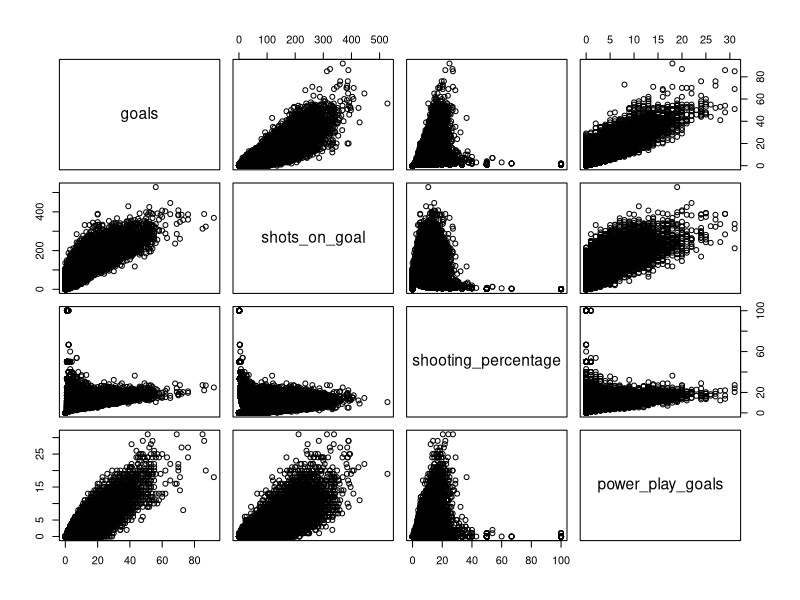
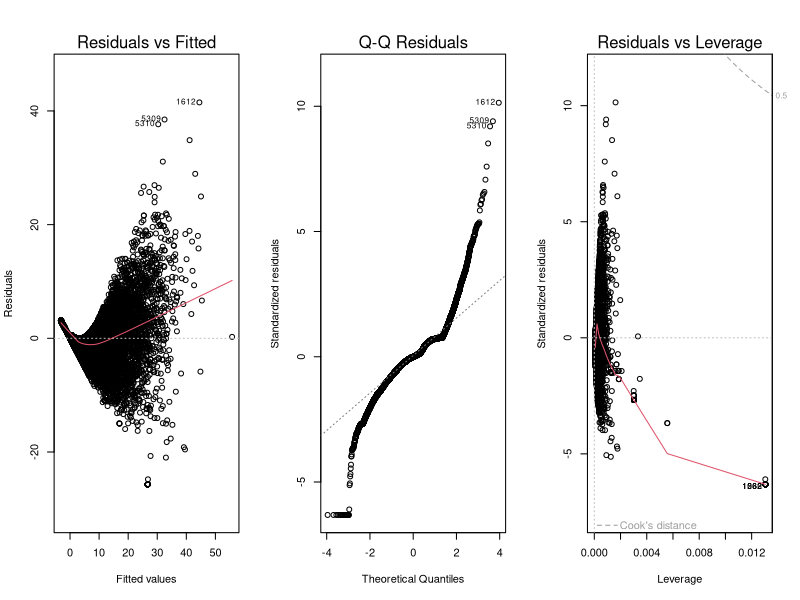
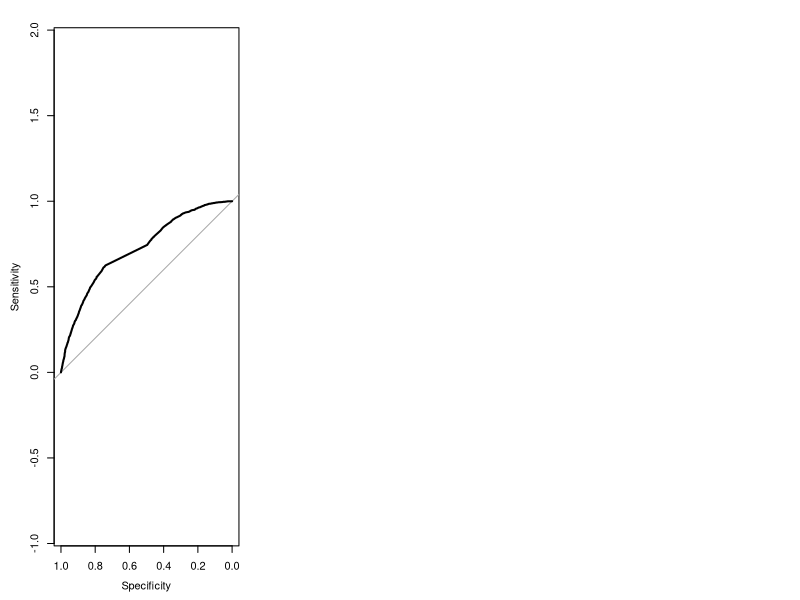

These charts were generated, in order, by the following R code:
## ---- chunk 1
library(tidyverse)
library(magrittr)
library(data.table) # Pre %like% operátor
library(caret) # Pre confusionMatrix
library(pROC)

## ---- chunk 2
getwd()
setwd("/Users/danielcok/xcok/4.semester/OZNAL/Zadanie") # 
data <- read_delim("NHL_Players_Statistics.csv", col_names = TRUE, num_threads = 4, delim = ';');
data
view(data)
## ---- chunk 3
colnames(data) # Pôvodné mená stĺpcov

new_colnames <- c("player_name", "date_of_birth", "season_year", "season", "team", "games_played", "goals", "assists", "points", "plus_minus_ratings", "penalty_minutes",
                "shots_on_goal", "shooting_percentage", "power_play_goals", "power_play_assists", "short_goals", "short_assists", "game_winning_goals", "game_tying_goals",
                "time_on_ice_per_game", "production", "number", "games_started", "wins", "losses", "ties", "overtime_losses", "goals_against", "goals_against_average", "shots_against", "saves",
                "save_percentage", "shutouts", "position", "height", "weight", "bmi", "place_of_birth", "age", "experience")

colnames(data) <- new_colnames

colnames(data) # Nové mená stĺpcov
## ---- chunk 4
data %<>% separate("date_of_birth", into = c("Year", "Month", "Day"), sep = "-")
## ---- chunk 5
data %<>% separate("place_of_birth", into = c("city", "state"), sep = ",")
## ---- chunk 6
data$season <- gsub("'", "", data$season) # Funkcia gsub funguje podobne ako sub ale nahradí všetky výskyty
## ---- chunk 7
data$game_tying_goals[is.na(data$game_tying_goals)] <- 0
data$number[is.na(data$number)] <- 0
data$goals[is.na(data$goals)] <- 0
data$assists[is.na(data$assists)] <- 0
data$points[is.na(data$points)] <- 0
data$plus_minus_ratings[is.na(data$plus_minus_ratings)] <- 0
data$penalty_minutes[is.na(data$penalty_minutes)] <- 0
data$shots_on_goal[is.na(data$shots_on_goal)] <- 0
data$shooting_percentage[is.na(data$shooting_percentage)] <- 0
data$power_play_goals[is.na(data$power_play_goals)] <- 0
data$power_play_assists[is.na(data$power_play_assists)] <- 0
data$short_goals[is.na(data$short_goals)] <- 0
data$short_assists[is.na(data$short_assists)] <- 0
data$game_winning_goals[is.na(data$game_winning_goals)] <- 0
## ---- chunk 8
# Získame unikátne hodnoty z pozícií hráčov
unique(data$position)
data %<>% mutate(
  role = case_when(
    position %like% "Right_wing|Left_wing|Center|Forward" ~ "offensive",
    position %like% "Defence" ~ "defensive",
    position %like% "Goaltender" ~ "goalie",
    .default = "goalie"
  )
)
## ---- chunk 9
view(data)
## ---- chunk 10
selected_data <- data %>% select(goals, shots_on_goal, shooting_percentage, power_play_goals)
plot(selected_data)
#boxplot(selected_data)
## ---- chunk 11
# Filter na offensive a defensive
filtered_data <- data %>% filter(role == "offensive" | role == "defensive")

sample <- sample(c(TRUE, FALSE), nrow(filtered_data), replace=TRUE, prob=c(0.7,0.3))
train <- filtered_data[sample, ]
test <- filtered_data[!sample, ]

model <- lm(goals ~ shots_on_goal + shooting_percentage, data = train)
summary(model)
## ---- chunk 12
par(mfrow = c(1,3)) # Vytvorí grid 1x3
plot(model, which = c(1,2,5))
## ---- chunk 13
# Pre trénovacie dáta
residuals <- model$residuals
RSS <- sum(residuals^2)
RSS
RMSE <- sqrt(mean(residuals^2))
RMSE

# Pre testovacie dáta
predictions <- predict(model, test)
residuals_test <- test$goals - predictions
#RSS_test <- sum(residuals_test^2)
#RSS_test
RMSE_test <- RMSE(predictions, test$goals)
RMSE_test
## ---- chunk 14
# Vytvorenie stĺpca role_oneHot na základe pozície
data <- data %>% 
  mutate(
    role_oneHot = if_else(role == "offensive", 1, 0)
  )

## ---- chunk 15
# Rozdelenie dát na trenovaciu a testovaciu súpravu
set.seed(123)  
training_indices <- createDataPartition(data$role_oneHot, p = 0.7, list = FALSE)  
train_data <- data[training_indices, ]  
test_data <- data[-training_indices, ]  

## ---- chunk 16
# Vytvorenie logistického regresného modelu
model <- glm(role_oneHot ~ goals + assists , data = train_data, family = "binomial")  
## ---- chunk 17
# Predikcie a hodnotenie
predictions <- predict(model, test_data, type = "response")  
predicted_class <- if_else(predictions > 0.5, 1, 0)  
## ---- chunk 18
# Confusion matrix
cm <- confusionMatrix(as.factor(predicted_class), as.factor(test_data$role_oneHot))
print(cm)  
## ---- chunk 19
# ROC krivka a výpočet AUC
roc_response <- roc(response = test_data$role_oneHot, predictor = as.numeric(predictions))
plot(roc_response)  
## ---- chunk 20
# Výpočet a výpis hodnoty AUC (Area Under the Curve) pre ROC krivku
auc_value <- auc(roc_response)
print(auc_value)
## ---- chunk 21
# Výpis celkovej presnosti modelu
cm_overall_accuracy <- cm$overall['Accuracy']
print(paste("Accuracy:", cm_overall_accuracy))
## ---- chunk 22
# Výpočet a výpis proporcionálneho rozdelenia tried v testovacej sade
proportion_of_1 <- sum(cm$table[2,]) / sum(cm$table)
proportion_of_0 <- sum(cm$table[1,]) / sum(cm$table)
print(paste("Class proportions are: ", proportion_of_1, proportion_of_0, "for 1 and 0, respectively."))
## ---- chunk 23
# Výpočet a výpis presnosti (Precision) predpovedí modelu
precision <- cm$table[2,2] / (cm$table[2,2] + cm$table[2,1])
print(paste("Precision:", precision))
## ---- chunk 24
# Výpočet a výpis citlivosti (Recall) predpovedí modelu
recall <- cm$table[2,2] / (cm$table[2,2] + cm$table[1,2])
print(paste("Recall:", recall))
## ---- chunk 25
# Sumarizácia modelu a interpretácia koeficientov
model_summary <- summary(model)
print(model_summary)
